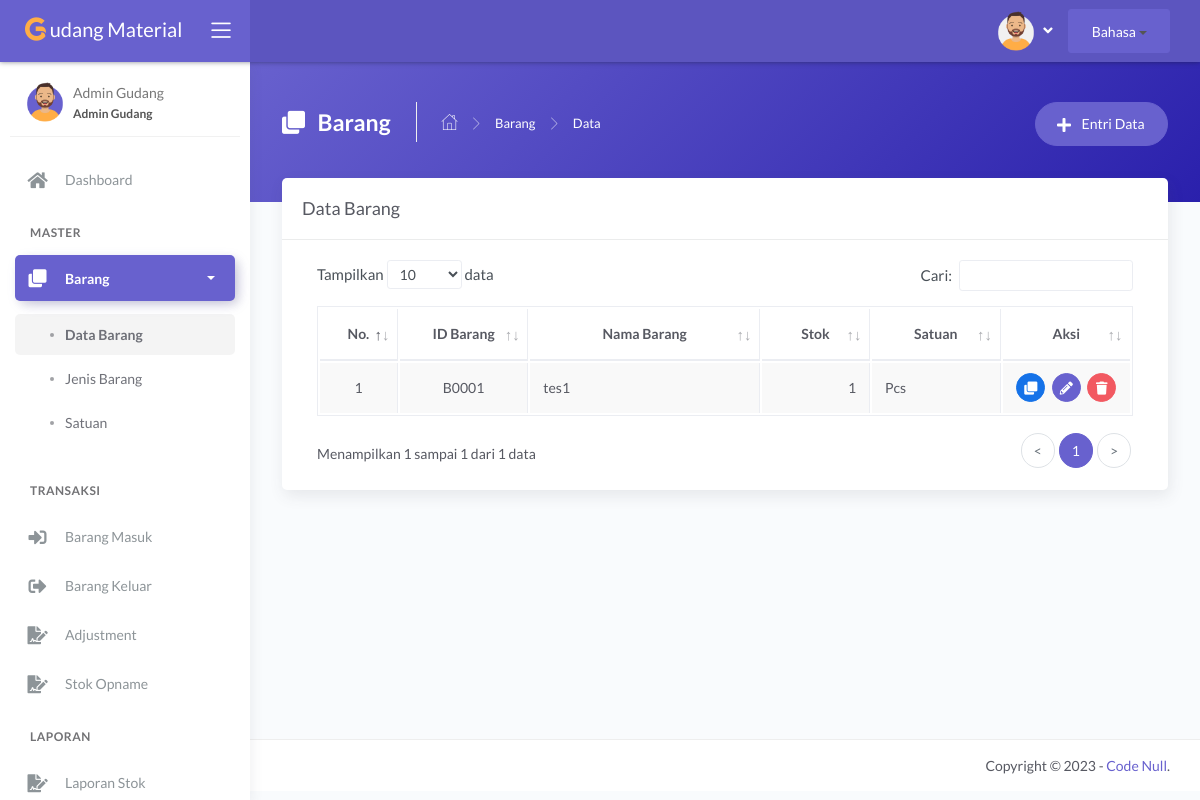
Screenshot of /main.php?module=barang (signed in) with the database file from the repository.
### tables this page shows
CREATE TABLE `tbl_barang` (
  `id_barang` varchar(5) NOT NULL,
  `nama_barang` varchar(100) NOT NULL,
  `jenis` int NOT NULL,
  `stok_minimum` int NOT NULL,
  `stok` int NOT NULL DEFAULT '0',
  `satuan` int NOT NULL,
  `foto` varchar(255) DEFAULT NULL,
  `tanggale` date DEFAULT NULL,
  `keterangan` varchar(255) DEFAULT NULL
);

CREATE TABLE `tbl_satuan` (
  `id_satuan` int NOT NULL,
  `nama_satuan` varchar(30) NOT NULL
);

### modules/barang/tampil_data.php (the view, shortened to what this page needs)
<?php
if (basename($_SERVER['PHP_SELF']) === basename(__FILE__)) {
  header('location: 404.html');
}
else {
?>
  <div class="panel-header bg-secondary-gradient">
    <div class="page-inner py-45">
      <div class="d-flex align-items-left align-items-md-top flex-column flex-md-row">
        <div class="page-header text-white">
          <h4 class="page-title text-white"><i class="fas fa-clone mr-2"></i> Barang</h4>
          <ul class="breadcrumbs">
            <li class="nav-home"><a href="?module=dashboard"><i class="flaticon-home text-white"></i></a></li>
            <li class="separator"><i class="flaticon-right-arrow"></i></li>
            <li class="nav-item"><a href="?module=barang" class="text-white">Barang</a></li>
            <li class="separator"><i class="flaticon-right-arrow"></i></li>
            <li class="nav-item"><a>Data</a></li>
          </ul>
        </div>
        <div class="ml-md-auto py-2 py-md-0">
          <a href="?module=form_entri_barang" class="btn btn-secondary btn-round">
            <span class="btn-label"><i class="fa fa-plus mr-2"></i></span> Entri Data
          </a>
        </div>
      </div>
    </div>
  </div>
  <div class="page-inner mt--5">
    <div class="card">
      <div class="card-header">
        <div class="card-title">Data Barang</div>
      </div>
      <div class="card-body">
        <div class="table-responsive">
          <table id="basic-datatables" class="display table table-bordered table-striped table-hover">
            <thead>
              <tr>
                <th class="text-center">No.</th>
                <th class="text-center">ID Barang</th>
                <th class="text-center">Nama Barang</th>
                <th class="text-center">Stok</th>
                <th class="text-center">Satuan</th>
                <th class="text-center">Aksi</th>
              </tr>
            </thead>
            <tbody>
              <?php
              $no = 1;
              $query = mysqli_query($mysqli, "SELECT a.id_barang, a.nama_barang, a.stok, a.satuan, b.nama_satuan
                                              FROM tbl_barang as a INNER JOIN tbl_satuan as b
                                              ON a.satuan=b.id_satuan
                                              ORDER BY a.id_barang DESC")
                                              or die('Ada kesalahan pada query tampil data : ' . mysqli_error($mysqli));
              while ($data = mysqli_fetch_assoc($query)) { ?>
                <tr>
                  <td width="50" class="text-center"><?php echo $no++; ?></td>
                  <td width="100" class="text-center"><?php echo $data['id_barang']; ?></td>
                  <td width="200"><?php echo $data['nama_barang']; ?></td>
                  <td width="80" class="text-right"><?php echo $data['stok']; ?></td>
                  <td width="100"><?php echo $data['nama_satuan']; ?></td>
                  <td width="100" class="text-center">
                    <div>
                      <a href="?module=tampil_detail_barang&id=<?php echo $data['id_barang']; ?>" class="btn btn-icon btn-round btn-primary btn-sm mr-md-1" data-toggle="tooltip" data-placement="top" title="Detail">
                        <i class="fas fa-clone fa-sm"></i>
                      </a>
                      <a href="?module=form_ubah_barang&id=<?php echo $data['id_barang']; ?>" class="btn btn-icon btn-round btn-secondary btn-sm mr-md-1" data-toggle="tooltip" data-placement="top" title="Ubah">
                        <i class="fas fa-pencil-alt fa-sm"></i>
                      </a>
                      <a href="modules/barang/proses_hapus.php?id=<?php echo $data['id_barang']; ?>" onclick="return confirm('Anda yakin ingin menghapus data barang <?php echo $data['nama_barang']; ?>?')" class="btn btn-icon btn-round btn-danger btn-sm" data-toggle="tooltip" data-placement="top" title="Hapus">
                        <i class="fas fa-trash fa-sm"></i>
                      </a>
                    </div>
                  </td>
                </tr>
              <?php } ?>
            </tbody>
          </table>
        </div>
      </div>
    </div>
  </div>
<?php } ?>

### rows the page displays
tbl_barang: id_barang "B0001", nama_barang "tes1", stok "1", tbl_satuan.nama_satuan "Pcs"

### other values shown
$lang "Bahasa"
$_SESSION['nama_user'] "Admin Gudang"
$_SESSION['hak_akses'] "Admin Gudang"
